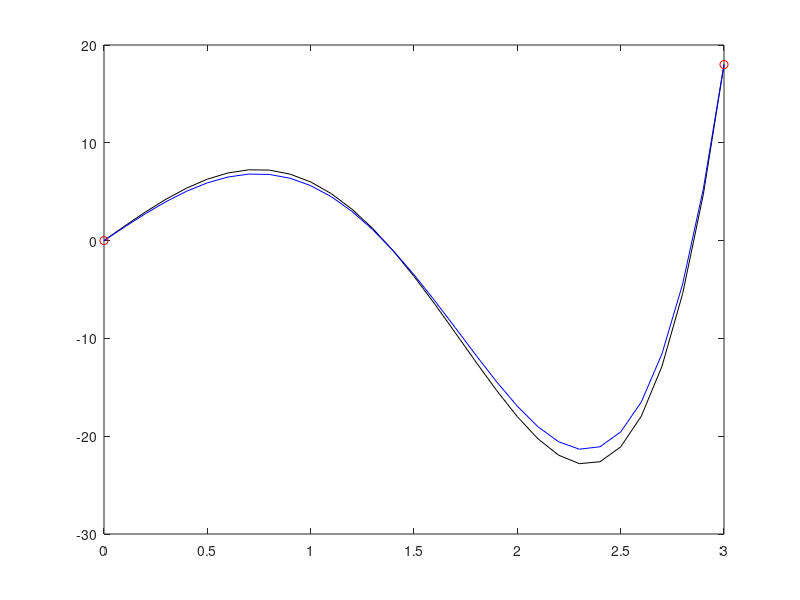

Write the MATLAB code that produced this figure.
clear all; close all; clc;

% y'' + p(x) * y' + q(x) * y = r(x)
% y'' - x * y' + 5 * y = 0
% y(0) = 0 and y(3) = 18

p = @(x)(-x);
q = 5;
r = 0;

x0 = 0;
y0 = 0;
xN = 3;
yN = 18;

true_sol = @(x)(x.^5 - 10 * x.^3 + 15 * x);
N = 31;
x = linspace(x0, xN, N);
dx = x(2) - x(1)

A = zeros(N, N);
b = zeros(N, 1);

% First boundary
A(1, 1) = 1;
b(1) = y0;

% Second boundary
A(N, N) = 1;
b(N) = yN;

for k = 2:N-1
    A(k, k - 1) = (1 - dx * p(x(k)) / 2);
    A(k, k) = (-2 + dx^2 * q);
    A(k, k + 1) = (1 + dx * p(x(k)) / 2);
end

y = A\b;
y = y'; % x is a row vector and these should be the same shape

plot(x, true_sol(x), 'k')
hold on
plot(x, y, 'b', x0, y0, 'ro', xN, yN, 'ro')
hold off

err = max(abs(y - true_sol(x)))
